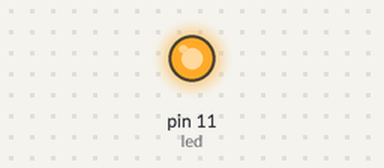
This sketch was run on a simulated Arduino Uno, built with avr-gcc and run on an emulated ATmega328P. Shown: output pins drawn as LEDs (lit = HIGH).

Above: at 1.0 s.
At 3.0 s:
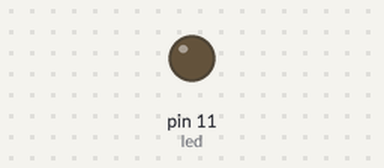
Timing chart, 0 to 5.2 s (numbered marks = the images above):
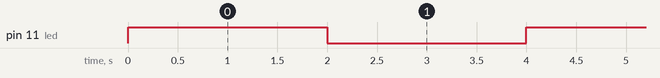

The sketch:

piscar_led.ino
```cpp
//variaveis
int led = 11;

void setup() {
  pinMode (led, OUTPUT);

}

void loop() {

digitalWrite (led, HIGH);
delay(2000);

digitalWrite (led, LOW);
delay(2000);


}
```

Measured:
- by itself, pin 11 (led): alternates HIGH for 2.0 s and LOW for 2.0 s
